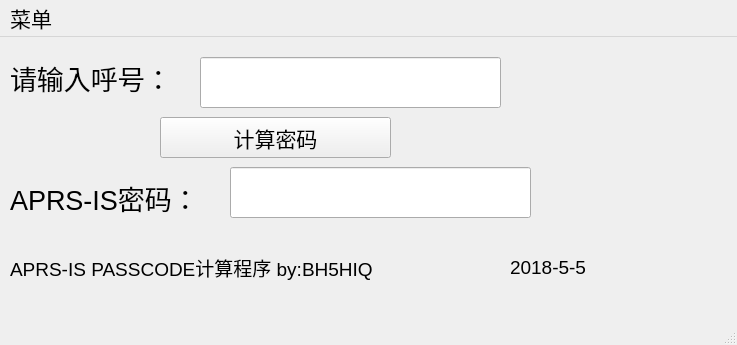
<?xml version="1.0" encoding="UTF-8"?>
<ui version="4.0">
 <class>MainWindow</class>
 <widget class="QMainWindow" name="MainWindow">
  <property name="geometry">
   <rect>
    <x>0</x>
    <y>0</y>
    <width>737</width>
    <height>345</height>
   </rect>
  </property>
  <property name="font">
   <font>
    <family>Arial</family>
    <pointsize>16</pointsize>
   </font>
  </property>
  <property name="windowTitle">
   <string>PyAPRS-ISpass(APRS-IS PASSCODE计算程序 )</string>
  </property>
  <widget class="QWidget" name="centralwidget">
   <widget class="QLineEdit" name="lineEdit">
    <property name="geometry">
     <rect>
      <x>200</x>
      <y>20</y>
      <width>301</width>
      <height>51</height>
     </rect>
    </property>
    <property name="font">
     <font>
      <family>Arial</family>
      <pointsize>20</pointsize>
     </font>
    </property>
   </widget>
   <widget class="QLabel" name="label">
    <property name="geometry">
     <rect>
      <x>10</x>
      <y>10</y>
      <width>181</width>
      <height>61</height>
     </rect>
    </property>
    <property name="font">
     <font>
      <family>Arial</family>
      <pointsize>20</pointsize>
     </font>
    </property>
    <property name="text">
     <string>请输入呼号：</string>
    </property>
   </widget>
   <widget class="QLabel" name="label_2">
    <property name="geometry">
     <rect>
      <x>10</x>
      <y>130</y>
      <width>231</width>
      <height>61</height>
     </rect>
    </property>
    <property name="font">
     <font>
      <family>Arial</family>
      <pointsize>20</pointsize>
     </font>
    </property>
    <property name="text">
     <string>APRS-IS密码：</string>
    </property>
   </widget>
   <widget class="QLineEdit" name="lineEdit_2">
    <property name="geometry">
     <rect>
      <x>230</x>
      <y>130</y>
      <width>301</width>
      <height>51</height>
     </rect>
    </property>
    <property name="font">
     <font>
      <pointsize>20</pointsize>
     </font>
    </property>
   </widget>
   <widget class="QPushButton" name="pushButton">
    <property name="geometry">
     <rect>
      <x>160</x>
      <y>80</y>
      <width>231</width>
      <height>41</height>
     </rect>
    </property>
    <property name="text">
     <string>计算密码</string>
    </property>
   </widget>
   <widget class="QLabel" name="label_3">
    <property name="geometry">
     <rect>
      <x>10</x>
      <y>200</y>
      <width>441</width>
      <height>61</height>
     </rect>
    </property>
    <property name="font">
     <font>
      <family>Arial</family>
      <pointsize>14</pointsize>
     </font>
    </property>
    <property name="text">
     <string>APRS-IS PASSCODE计算程序 by:BH5HIQ</string>
    </property>
   </widget>
   <widget class="QLabel" name="label_4">
    <property name="geometry">
     <rect>
      <x>510</x>
      <y>200</y>
      <width>101</width>
      <height>61</height>
     </rect>
    </property>
    <property name="font">
     <font>
      <family>Arial</family>
      <pointsize>14</pointsize>
     </font>
    </property>
    <property name="text">
     <string>2018-5-5</string>
    </property>
   </widget>
  </widget>
  <widget class="QMenuBar" name="menubar">
   <property name="geometry">
    <rect>
     <x>0</x>
     <y>0</y>
     <width>737</width>
     <height>38</height>
    </rect>
   </property>
   <widget class="QMenu" name="menu">
    <property name="title">
     <string>菜单</string>
    </property>
   </widget>
   <addaction name="menu"/>
  </widget>
  <widget class="QStatusBar" name="statusbar"/>
 </widget>
 <resources/>
 <connections/>
</ui>
